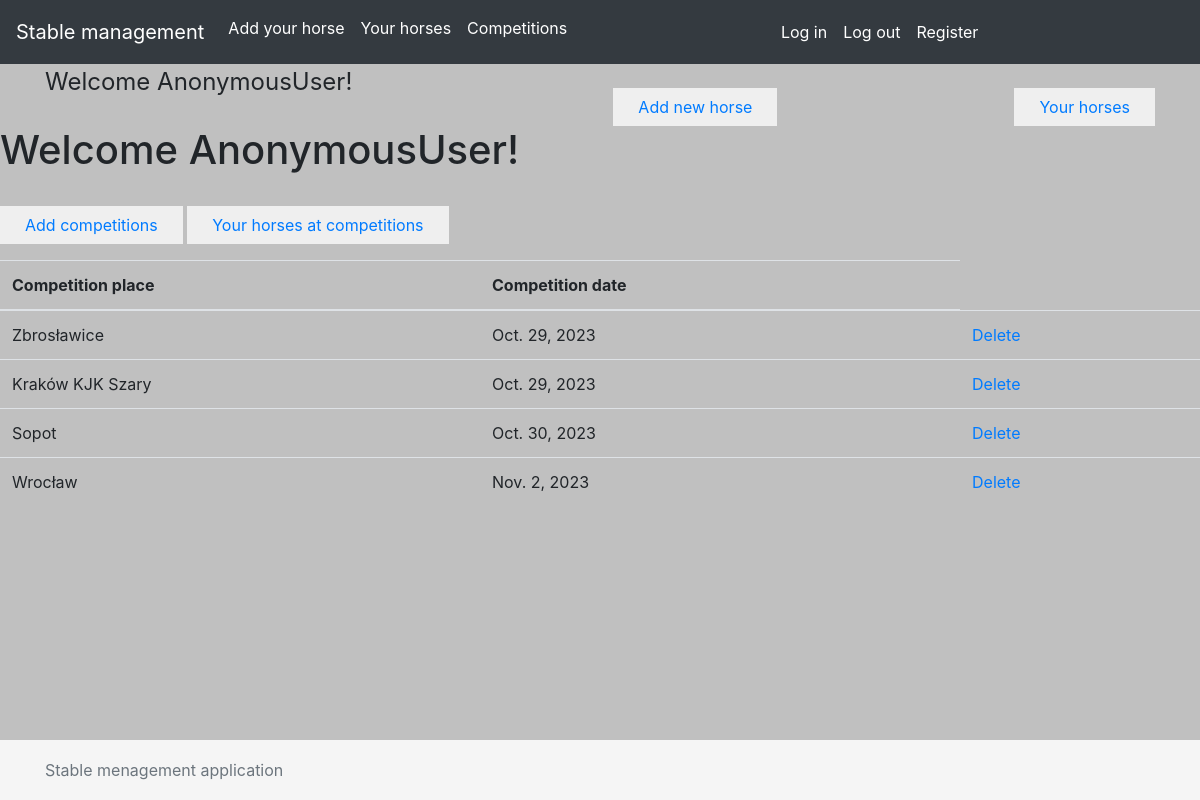
/stable_schedule/horse/competitions/list/, run on the app's committed database.
### stable_schedule/models.py (models this page shows)
class Competition(models.Model):
    place = models.CharField(max_length=64)
    date = models.DateField()

### stable_schedule/views.py (the view)
# urls.py: path('horse/competitions/list/', views.CompetitionListView.as_view(), name='competitions_list'),
class CompetitionListView(View):
    def get(self, request):
        competitions = Competition.objects.all()
        return render(request, 'competition_list.html', {'competitions': competitions})

### templates/competition_list.html
{% extends 'base.html' %}
{% block content %}
    <h1>Welcome {{ user }}!</h1>
    <p>
        <button class="btn btn-color rounded-0 mt-4 pl-4 pr-4">
                <a href="/stable_schedule/horse/competitions/">Add competitions</a>
            </button>
        <button class="btn btn-color rounded-0 mt-4 pl-4 pr-4">
                <a href="/stable_schedule/horse/competitions/summary/">Your horses at competitions</a>
            </button>
    </p>
    <table class="table">
    <thead>
    <tr>
      <th scope="col" class="col-1">Competition place</th>
      <th scope="col" class="col-1">Competition date</th>
    </tr>
  </thead>
    <tbody>
            {%  for competition in competitions %}
                <tr>
                <td class="col-2">
            {{ competition.place }}
                </td>
                <td class="col-2">
                {{ competition.date }}
                </td>
                    <td class="col-1">
        <a href="/stable_schedule/horse/competitions/delete/{{ competition.id }}/">Delete</a>
                    </td>
                </tr>
            {% endfor %}
    </tbody>
    </table>
{% endblock %}

### data on the page
Competition: place "Zbrosławice", date "Oct. 29, 2023"
Competition: place "Kraków KJK Szary", date "Oct. 29, 2023"
Competition: place "Sopot", date "Oct. 30, 2023"
Competition: place "Wrocław", date "Nov. 2, 2023"

### other printed values
{{ user }} "AnonymousUser"
